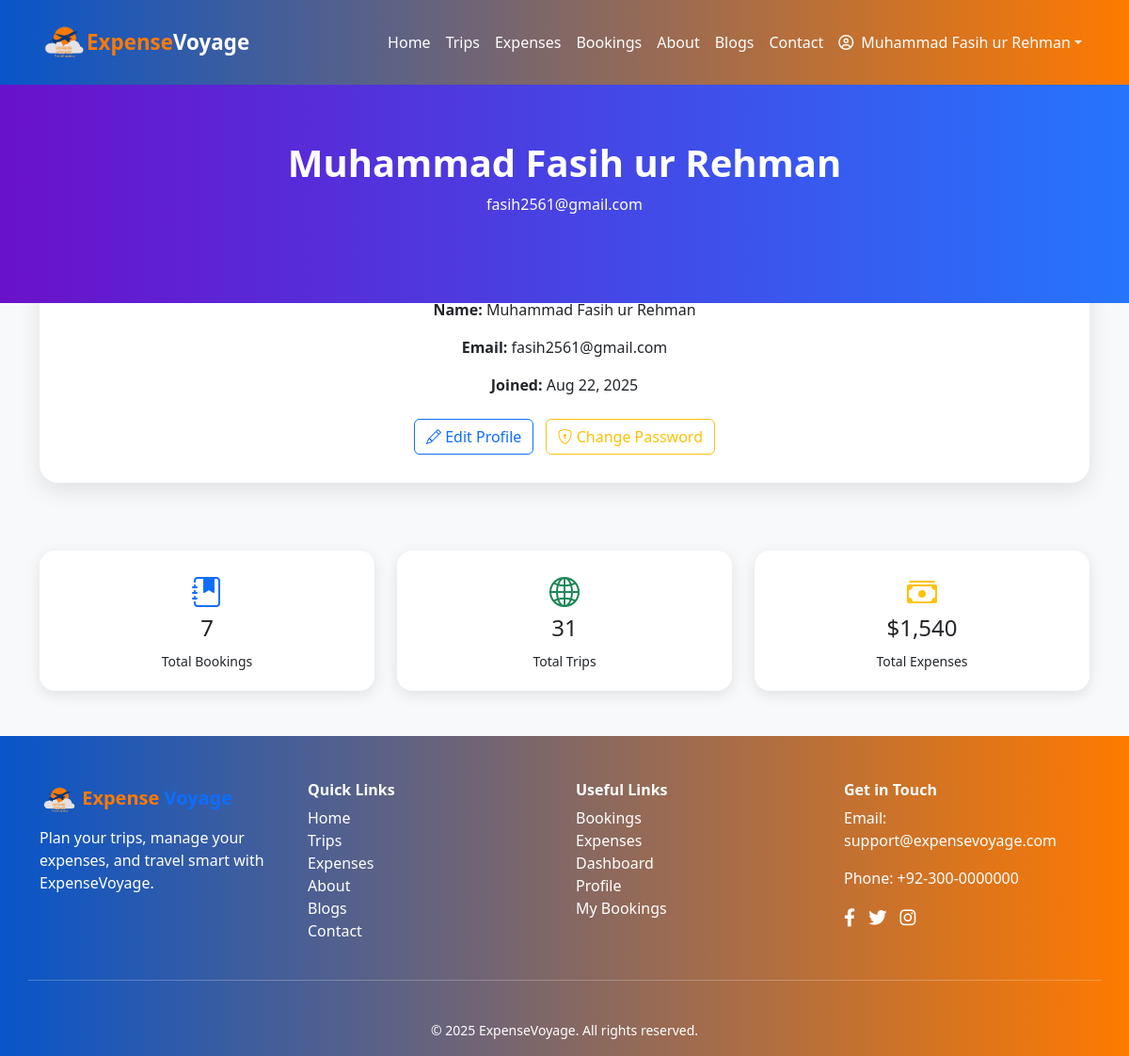
/profile.php (signed in), run on the app's committed database.
### tables this page shows
CREATE TABLE `users` (
  `id` int(11) NOT NULL,
  `first_name` varchar(50) NOT NULL,
  `last_name` varchar(50) NOT NULL,
  `email` varchar(100) NOT NULL,
  `password` varchar(255) NOT NULL,
  `created_at` timestamp NOT NULL DEFAULT current_timestamp(),
  `remember_token` varchar(255) DEFAULT NULL
);

### profile.php (the view, shortened to what this page needs)
<?php
include 'connect.php';
$user_id = $_SESSION['user_id'];
$user = mysqli_fetch_assoc(mysqli_query($conn,"SELECT * FROM users WHERE id=$user_id"));
$q1 = mysqli_query($conn,"SELECT COUNT(*) as c FROM bookings WHERE user_id=$user_id");
$total_bookings = mysqli_fetch_assoc($q1)['c'] ?? 0;
$q2 = mysqli_query($conn,"SELECT COUNT(*) as c FROM trips");
$total_trips = mysqli_fetch_assoc($q2)['c'] ?? 0;
$q3 = mysqli_query($conn,"SELECT SUM(amount) as s FROM expenses WHERE user_id=$user_id");
$total_expenses = mysqli_fetch_assoc($q3)['s'] ?? 0;
?>
<!DOCTYPE html>
<html lang="en">
<head>
  <link rel="stylesheet" href="style.css">
  <link href="https://cdn.jsdelivr.net/npm/bootstrap@5.0.2/dist/css/bootstrap.min.css" rel="stylesheet">
  <link href="https://cdn.jsdelivr.net/npm/bootstrap-icons@1.11.1/font/bootstrap-icons.css" rel="stylesheet">
  <link href="https://cdnjs.cloudflare.com/ajax/libs/aos/2.3.4/aos.css" rel="stylesheet">
</head>
<body class="bg-light">
<?php include 'header.php'; ?>
<section class="profile-hero">
  <div>
    <h1 class="fw-bold" data-aos="fade-down"><?= htmlspecialchars($user['first_name']." ".$user['last_name']); ?></h1>
    <p data-aos="fade-down"><?= htmlspecialchars($user['email']); ?></p>
  </div>
</section>
<div class="container">
  <div class="profile-card" data-aos="zoom-in">
    <h4 class="fw-bold mb-3">Personal Information</h4>
    <p><strong>Name:</strong> <?= htmlspecialchars($user['first_name']." ".$user['last_name']); ?></p>
    <p><strong>Email:</strong> <?= htmlspecialchars($user['email']); ?></p>
    <p><strong>Joined:</strong> <?= date("M d, Y", strtotime($user['created_at'])); ?></p>
    <div class="mt-4">
      <a href="edit-profile.php" class="btn btn-outline-primary me-2">
        <i class="bi bi-pencil"></i> Edit Profile
      </a>
      <a href="change-password.php" class="btn btn-outline-warning">
        <i class="bi bi-shield-lock"></i> Change Password
      </a>
    </div>
  </div>
  <div class="row mt-5 g-4">
    <div class="col-md-4" data-aos="fade-up">
      <div class="stat-card text-center">
        <i class="bi bi-journal-bookmark-fill text-primary fs-2 mb-2"></i>
        <h4><?= $total_bookings ?></h4>
        <small>Total Bookings</small>
      </div>
    </div>
    <div class="col-md-4" data-aos="fade-up" data-aos-delay="100">
      <div class="stat-card text-center">
        <i class="bi bi-globe2 text-success fs-2 mb-2"></i>
        <h4><?= $total_trips ?></h4>
        <small>Total Trips</small>
      </div>
    </div>
    <div class="col-md-4" data-aos="fade-up" data-aos-delay="200">
      <div class="stat-card text-center">
        <i class="bi bi-cash-stack text-warning fs-2 mb-2"></i>
        <h4>$<?= number_format($total_expenses) ?></h4>
        <small>Total Expenses</small>
      </div>
    </div>
  </div>
</div>
<?php include 'footer.php'; ?>
</body>
</html>

### profile.php (style rules this page uses)
html, body { overflow-x: hidden; }
body { background:#f8f9fa; }
.profile-hero { background:linear-gradient(to right, #6a11cb, #2575fc); height:250px; position:relative; color:white; text-align:center; display:flex; justify-content:center; align-items:center; }
.profile-card { margin-top:-80px; background:white; border-radius:20px; padding:30px; box-shadow:0 8px 25px rgba(0,0,0,0.1); text-align:center; }
.stat-card { border-radius:16px; background:white; box-shadow:0 4px 15px rgba(0,0,0,0.1); padding:20px; transition:.3s; }

### data on the page
users: first_name+last_name "Muhammad Fasih ur Rehman", email "fasih2561@gmail.com", created_at "Aug 22, 2025"

### other printed values
$_SESSION['user_name'] "Muhammad Fasih ur Rehman"
$total_bookings "7"
$total_trips "31"
$total_expenses "1,540"
